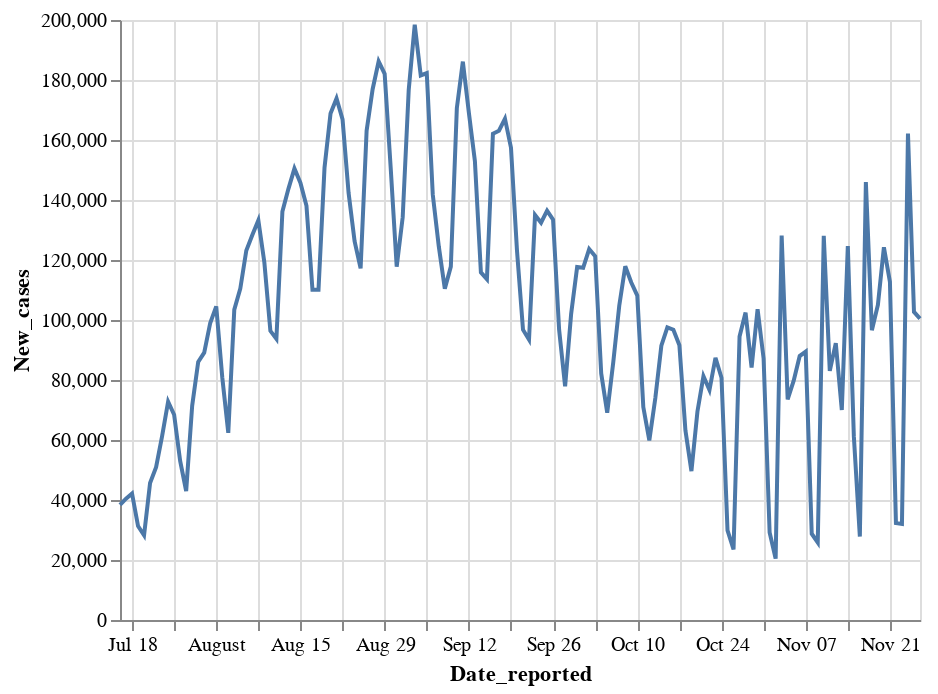

The notebook cell this image was saved under:
### Code cell
alt.Chart(
    us.loc[us.Date_reported > pd.Timestamp('07-15-2021')]
).mark_line().encode(
    x = 'Date_reported:T', 
    y = 'New_cases'
)

### Figure 1 — Vega-Lite specification as saved in the notebook (floating-point values rounded to 4 significant figures; data arrays with more than 128 entries replaced by an {"elided": "..."} marker saying what was removed)
{"config": {"view": {"continuousWidth": 400, "continuousHeight": 300}}, "data": {"name": "data-404ba32978020cce85ae76c908f07eb7"}, "mark": "line", "encoding": {"x": {"type": "temporal", "field": "Date_reported"}, "y": {"type": "quantitative", "field": "New_cases"}}, "$schema": "https://vega.github.io/schema/vega-lite/v4.8.1.json", "datasets": {"data-404ba32978020cce85ae76c908f07eb7": {"elided": "134 records"}}}
